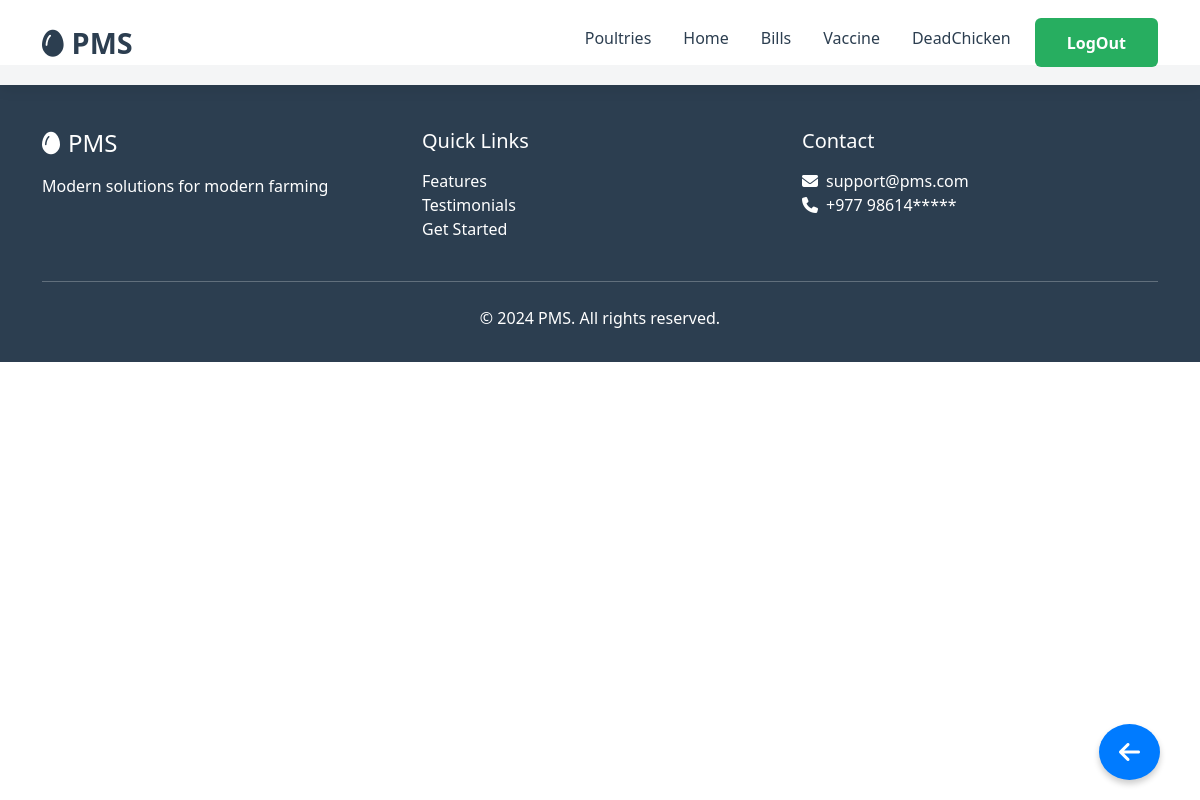
The app's page /userhome/mainpage/21/profile/deads/dd (signed in), older data.
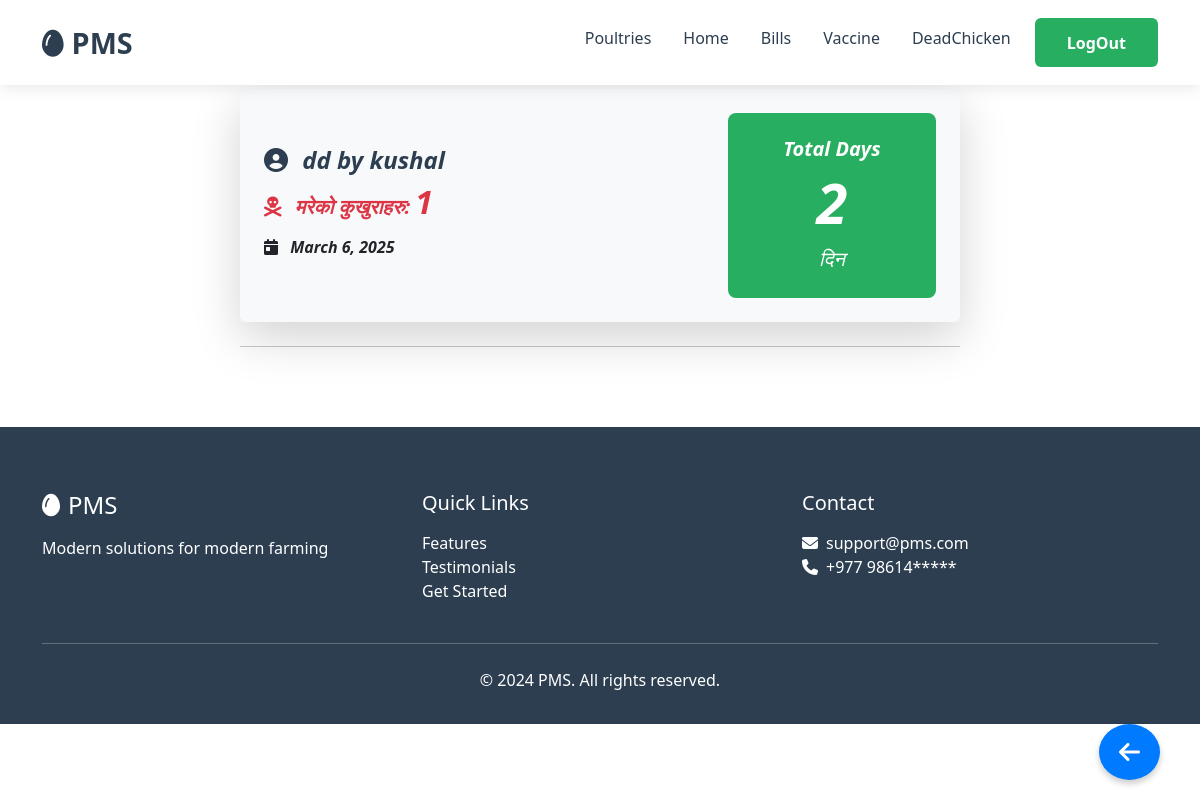
The same page, newer data.
### userhome/models.py (models this page shows, shortened)
class DeadInfo(models.Model):
    poultryName = models.ForeignKey(Poultry, on_delete=models.CASCADE)
    totalDead = models.IntegerField(default=0)
    deadDate = models.DateField(auto_now_add=True)
    description = models.TextField(blank=True, null=True)
    @property
    def totalDays(self):
        return (self.deadDate - self.poultryName.startDate).days+1

class Poultry(models.Model):
    user = models.ForeignKey(User, on_delete=models.CASCADE)
    poultryName = models.CharField(max_length=20, primary_key=True)
    totalChicken = models.IntegerField()
    totalDead = models.IntegerField(default=0)
    startDate = models.DateField(auto_now_add=True)
    def __str__(self):
        return f"{self.poultryName} by {self.user}"

### userhome/views.py (the view)
# urls.py: path('mainpage/<int:user_id>/profile/deads/<str:poultryName>',views.showDeads, name='showDeads'),
@login_required
def showDeads(request, user_id, poultryName):
    if not CheckUser(request, user_id):
        return redirect('/')
    poultry = get_object_or_404(Poultry, user_id=user_id, poultryName=poultryName)
    deads = DeadInfo.objects.filter(poultryName=poultry).order_by('-deadDate')
    return render(request, 'showdeads.html', {'deads': deads,
                                              'poultryName': poultryName,
                                              'user_id': user_id})

### userhome/service.py (called while the page is built)
def CheckUser(request, user_id):
    if request.user.id != user_id:
        messages.error(request, "You are not authorized to view this page.")
        return False
    return True

### userhome/templates/showdeads.html (shortened to what this page needs)
{% extends 'Base.html' %}
{% block homelink %}/userhome/mainpage/{{user_id}}/profile/{{poultryName}}{% endblock %}
{% block ShowPoultrieslink %}/userhome/mainpage/{{user_id}}/{% endblock %}
{% block Showbillslink %}/userhome/mainpage/{{user_id}}/profile/bills/{{poultryName}}{% endblock %}
{% block Showvaccineslink %}/userhome/mainpage/{{user_id}}/profile/vaccine/{{poultryName}}{% endblock %}
{% block Showdeadlink %}#{% endblock %}
{% block mainContent%}
{%load static%}
{% load static%}
<div class="container my-5">
    {% for dead in deads %}
    <section class="category section pt-4 pb-3">
        <div class="container">
            <div class="row justify-content-center">
                <div class="col-lg-8">
                    <div class="card shadow-lg border-0 p-4 bg-light">
                        <div class="row align-items-center">
                            <div class="col-md-8">
                                <h4 class="fw-bold baseColorText">
                                    <i class="fa-solid fa-user-circle me-2"></i> {{ dead.poultryName }}
                                </h4>
                                <h5 class="text-danger fw-bold">
                                    <i class="fa-solid fa-skull-crossbones me-2"></i>
                                    मरेको कुखुराहरु: <span class="fw-bolder fs-2">{{ dead.totalDead }}</span>
                                </h5>
                                <h6 class="text-dark mt-3">
                                    <i class="fa-solid fa-calendar-day me-2"></i>
                                    <strong>{{ dead.deadDate }}</strong>
                                </h6>
                            </div>
                            <div class="col-md-4 text-center">
                                <div class="boxColor text-white p-4 rounded-3">
                                    <h5 class="fw-bold">Total Days</h5>
                                    <h1 class="fw-bolder display-4">{{ dead.totalDays }}</h1>
                                    <span class="fs-5">दिन</span>
                                </div>
                            </div>
                        </div>
                    </div>
                    <hr class="text-dark mt-4">
                </div>
            </div>
        </div>
    </section>
    {% endfor %}
</div>
{% endblock%}

Row changes from the older to the newer data that the page shows:
added DeadInfo: poultryName "dd by kushal", totalDead "1", deadDate "March 6, 2025", totalDays "2"
